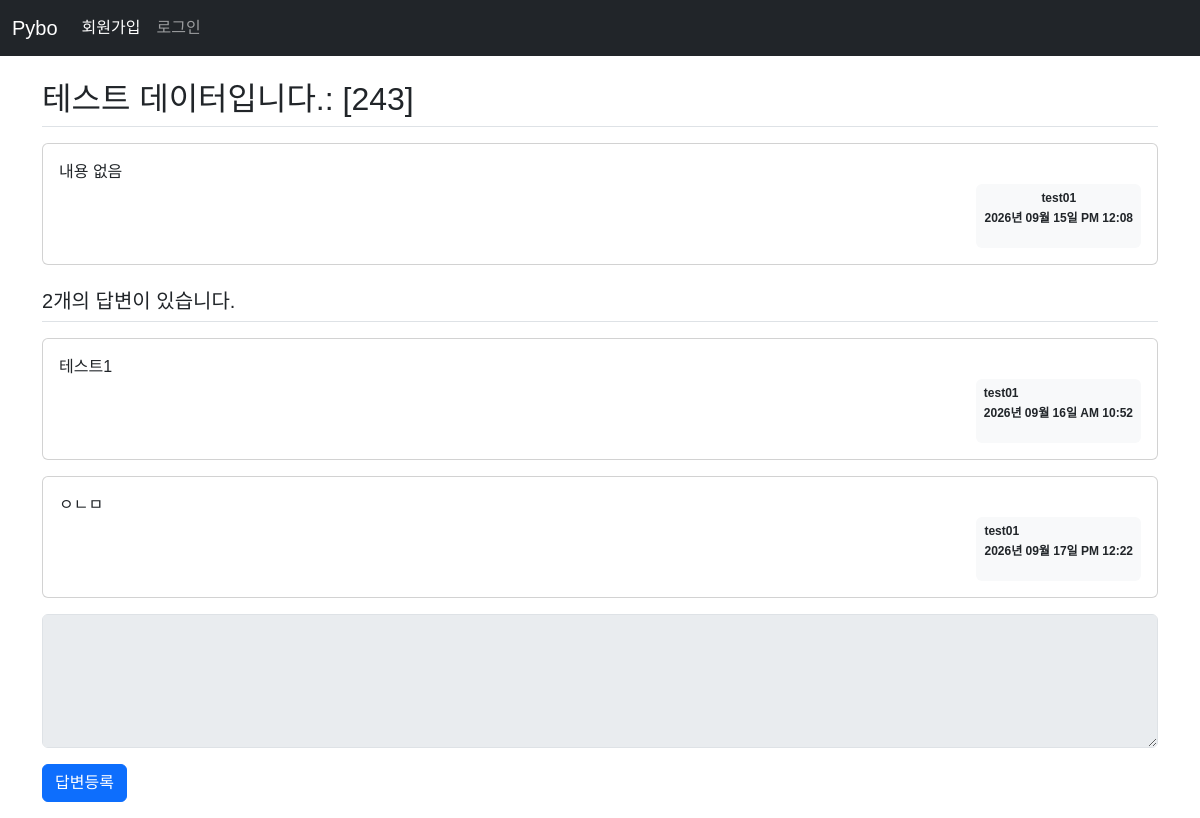
The page /question/detail/247 on the database its author committed.
### pybo/models.py (models this page shows)
class Question(db.Model):
    id = db.Column(db.Integer, primary_key=True)
    subject = db.Column(db.String(200), nullable=False)
    content = db.Column(db.Text, nullable=False)
    create_date = db.Column(db.DateTime, nullable=False)
    user_id = db.Column(db.Integer, db.ForeignKey('user.id' , ondelete='CASCADE'), nullable=False )
    user=db.relationship('User', backref=db.backref('question_set'))

class User(db.Model):
    id = db.Column(db.Integer, primary_key=True)
    username = db.Column(db.String(150), unique=True, nullable=False)
    password = db.Column(db.String(200), nullable=False)
    email = db.Column(db.String(120), unique=True, nullable=False)

class Answer(db.Model):
    id = db.Column(db.Integer, primary_key=True)
    question_id = db.Column(db.Integer, db.ForeignKey('question.id', ondelete='CASCADE'))
    question = db.relationship(Question, backref=db.backref('answer_set'))
    content = db.Column(db.Text, nullable=False)
    create_date = db.Column(db.DateTime(), nullable=False)
    user_id = db.Column(db.Integer, db.ForeignKey('user.id', ondelete='CASCADE'),
                        nullable=False)
    user = db.relationship('User', backref=db.backref('answer_set'))

### pybo/views/question_views.py (the view)
@bp.route('/detail/<int:question_id>')
def detail(question_id):
    form = AnswerForm()  # 질문 상세 템플릿에 폼 추가
    question = Question.query.get_or_404(question_id)
    return render_template('question/question_detail.html', question=question, form=form)

### pybo/forms.py
class AnswerForm(FlaskForm):
    content = TextAreaField('내용', validators=[DataRequired('내용은 필수 입력 항목입니다.')])
    submit = SubmitField('답변등록')

### pybo/filter.py (called while the page is built)
def format_datetime(value, fmt='%Y년 %m월 %d일 %p %I:%M'):
    return value.strftime(fmt)

### pybo/views/auth_views.py (called while the page is built)
@bp.before_app_request
def load_logged_in_user():
    user_id = session.get("user_id")
    if user_id is None:
        g.user = None
    else:
        g.user = User.query.get(user_id)

### pybo/templates/question/question_detail.html (shortened to what this page needs)
{% extends 'base.html' %}
{% block content %}
<div class="container my-3">
    <h2 class="border-bottom py-2">{{ question.subject }}</h2>
    <div class="card my-3">
        <div class="card-body">
            <div class="card-text" style="white-space: pre-line;">{{ question.content }}</div>
            <div class="d-flex justify-content-end">
                <div class="badge bg-light text-dark p-2">
                     <p class="mb-2">{{ question.user.username }}</p>
                    <P>{{ question.create_date | datetime }}</P>
                </div>
            </div>
        </div>
    </div>
    <h5 class="border-bottom my-3 py-2">{{ question.answer_set | length }}개의 답변이 있습니다.</h5>
    {% for answer in question.answer_set %}
    <div class="card my-3">
        <div class="card-body">
            <div class="card-text" style="white-space: pre-line;">{{ answer.content }}</div>
            <div class="d-flex justify-content-end">
                <div class="badge bg-light text-dark p-2">
                    <p class="mb-2 text-start">{{ answer.user.username }}</p>
                    <p>{{ answer.create_date|datetime }}</p>
                </div>
            </div>
        </div>
    </div>
    {% endfor %}
    <form action="{{ url_for('answer.create', question_id=question.id) }}" method="post" class="my-3" novalidate>
        <div class="mb-3">
            {{ form.content(class='form-control', rows='5' ,disabled=(not g.user)) }}
        </div>
        {{ form.submit(class="btn btn-primary") }}
    </form>
</div>
{% endblock %}

### pybo/static/style.css (style rules this page uses)
body { font-family: "Noto Sans KR", sans-serif; font-weight: 400; }

### rows shown on the page
Question: subject "테스트 데이터입니다.: [243]", content "내용 없음", create_date "2026년 09월 15일 PM 12:08"
User: user.username "test01"
Answer: content "테스트1", user.username "test01", create_date "2026년 09월 16일 AM 10:52"
Answer: content "ㅇㄴㅁ", user.username "test01", create_date "2026년 09월 17일 PM 12:22"

### other values the page prints
{{ question.answer_set | length }} "2"
